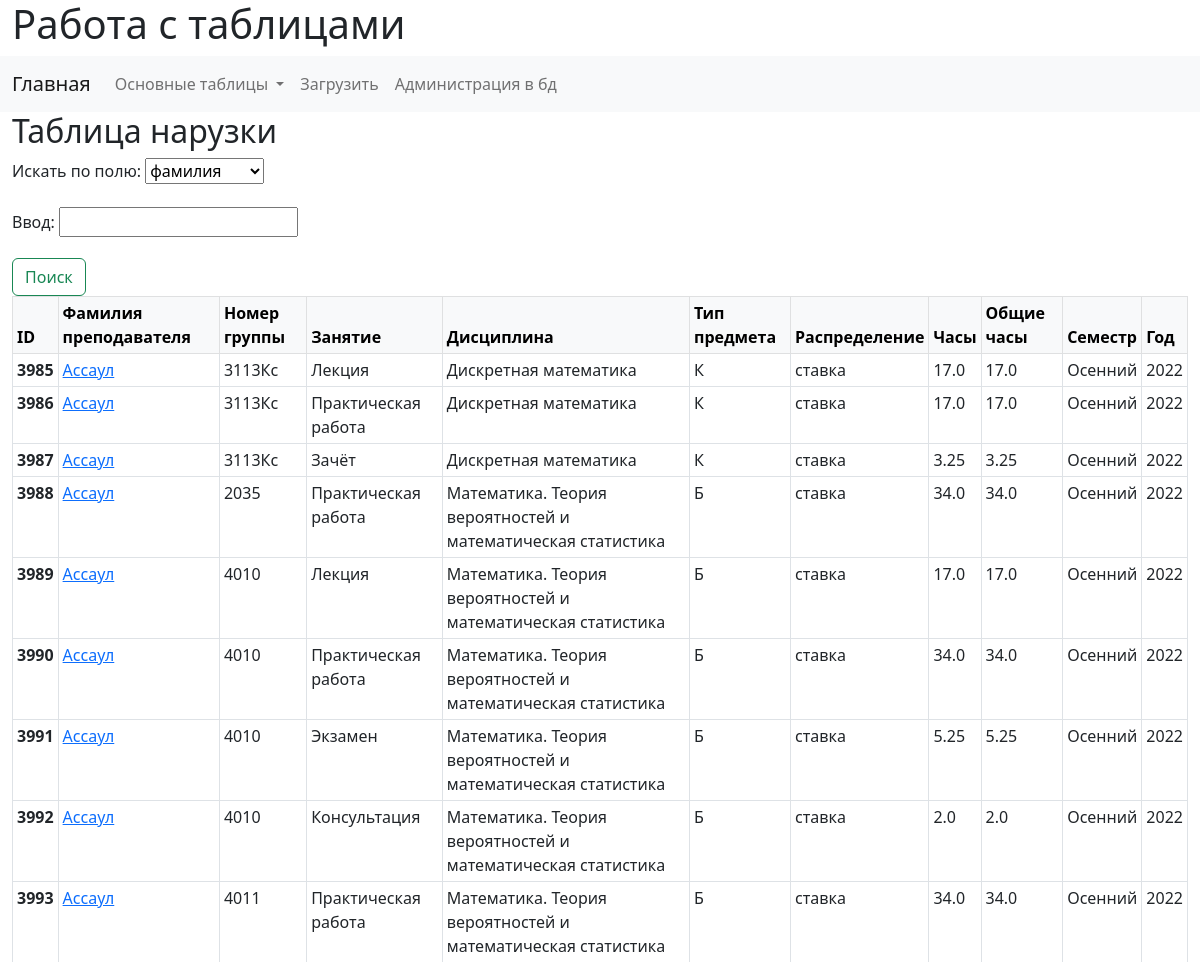
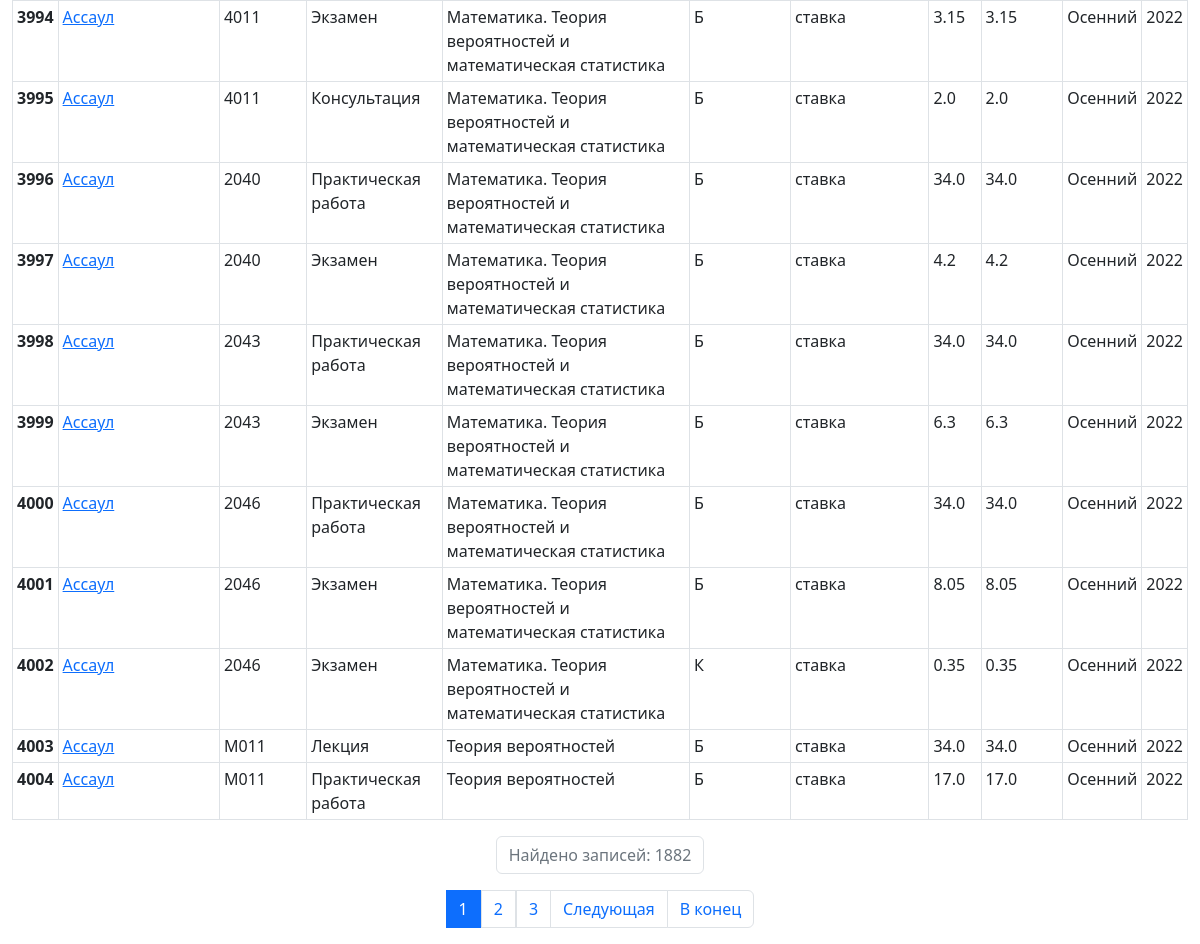
/tables/1/, run on the app's committed database (2 pictures, top to bottom).
### workWithTables/models.py (models this page shows, shortened)
class WorkLoad(models.Model):
    teacher = models.ForeignKey(verbose_name="Преподаватель", to=Teacher, on_delete=models.SET_NULL, null=True, related_name="get_teachers")
    group_name = models.CharField(verbose_name="Номер группы", max_length=10)
    lesson = models.ForeignKey(verbose_name="Занятие", to=Lesson, on_delete=models.SET_NULL, null=True)
    study = models.ForeignKey(verbose_name="Дисциплина", to=Discipline, on_delete=models.SET_NULL, null=True)
    hours_type = models.CharField(verbose_name="Тип предмета", max_length=10)
    hours = models.CharField(verbose_name="Часы", max_length=10)
    hours_total = models.CharField(verbose_name="Общие часы", max_length=10)
    timing = models.CharField(verbose_name="Распределение", max_length=10, null=True)
    semester = models.CharField(verbose_name="Семестр", max_length=10)
    year = models.CharField(verbose_name="Год", max_length=4)
    class Meta:
        verbose_name = 'Нагрузка'
        verbose_name_plural = 'Таблица нагрузки'
        ordering = ['teacher']

class Teacher(models.Model):
    surname = models.CharField(verbose_name="Фамилия", max_length=50)
    name = models.CharField(verbose_name="Имя", max_length=50, null=True)
    second_name = models.CharField(verbose_name="Отчество", max_length=50, null=True)
    birthday_date = models.CharField(verbose_name="Дата рождения", max_length=15, null=True)
    birthday_place = models.CharField(verbose_name="Место рождения", max_length=255, null=True)
    registration_place = models.CharField(verbose_name="Адрес прописки", max_length=255, null=True)
    cur_place = models.CharField(verbose_name="Адрес проживания", max_length=255, null=True)
    phone_number = models.CharField(verbose_name="Номер телефона", max_length=14, null=True)
    passport = models.CharField(verbose_name="Паспорт", max_length=20, null=True)
    TIN = models.CharField(verbose_name="ИНН", max_length=20, null=True)
    INIPA = models.CharField(verbose_name="СНИЛС", max_length=20, null=True)
    job = models.CharField(verbose_name="Должность", max_length=20, null=True)
    academic_degree = models.ManyToManyField(verbose_name="Ученая степень", to=AcademicDegree, related_name='get_teacher')
    academic_rank = models.ManyToManyField(verbose_name="Ученое звание", to=AcademicRank, related_name='get_teacher')
    contract = models.OneToOneField(verbose_name="Номер договора", to=Contract, on_delete=models.SET_NULL, max_length=50, null=True, unique=True, related_name='get_teacher')
    fluor_date = models.CharField(verbose_name="Дата флюорографии", max_length=150, null=True)
    class Meta:
        verbose_name = 'Преподаватель'
        verbose_name_plural = 'Таблица преподавателей'
    def __str__(self):
        return str(self.surname)

class Lesson(models.Model):
    name = models.CharField(
        verbose_name="Наименование занятия",
        max_length=100,
        unique=True)
    class Meta:
        verbose_name = 'Занятие'
        verbose_name_plural = 'Таблица занятий'
    def __str__(self):
        return str(self.name)

class Discipline(models.Model):
    name = models.CharField(
        verbose_name="Наименование дисциплины",
        max_length=100,
        unique=True)
    class Meta:
        verbose_name = 'Дисциплина'
        verbose_name_plural = 'Таблица дисциплин'
    def __str__(self):
        return str(self.name)

### workWithTables/views.py (the view, shortened to what this page needs)
# urls.py: path('tables/1/', WorkLoadView.as_view(), name="workload_table"),
class WorkLoadView(View):
    form = WorkLoadSearchForm
    workLoad = WorkLoad
    template_name = 'workWithTables/tableW.html'
    def get(self, request, *args, **kwargs):
        work_load = self.workLoad.objects.all()
        paginator = Paginator(work_load, 20)
        page_number = request.GET.get('page', 1)
        page_obj = paginator.get_page(page_number)
        return render(request=request, template_name=self.template_name,
            context= {'form': self.form(), 'title': 'Таблица нарузки', 'page_obj': page_obj,})

### workWithTables/forms.py
class WorkLoadSearchForm(forms.Form):
    search_choice = forms.ChoiceField(choices=W_CHOICE_FIELD, label="Искать по ")
    search_input = forms.CharField(max_length=150, label="Ввод ")

### workWithTables/templates/workWithTables/tableW.html (shortened to what this page needs)
{% extends 'base.html' %}
{% block content_control %}
<h2>{{ title }}</h2>
<form class="gt-flex" role="search" method="post">
  <div class="mb-3">
    <label for="{{ form.search_choice.id_for_label }}" class="form-label">Искать по полю: </label>
    {{ form.search_choice }}
  </div>
  <div class="mb-3">
    <label for="{{ form.search_input.id_for_label }}" class="form-label">Ввод: </label>
    {{ form.search_input }}
  </div>
  <button class="btn btn-outline-success" type="submit">Поиск</button>
</form>
{% endblock %}
{% block content %}
<table class="table table-bordered table-response table-sm">
  <thead class="table-light">
      <tr>
          <th scope="col">ID</th>
          <th scope="col">Фамилия преподавателя</th>
          <th scope="col">Номер группы</th>
          <th scope="col">Занятие</th>
          <th scope="col">Дисциплина</th>
          <th scope="col">Тип предмета</th>
          <th scope="col">Распределение</th>
          <th scope="col">Часы</th>
          <th scope="col">Общие часы</th>
          <th scope="col">Семестр</th>
          <th scope="col">Год</th>
      </tr>
  </thead>
  {% for item in page_obj.object_list %}
  <tbody>
      <tr>
          <th scope="row">{{ item.id }}</th>
          <td><a href="{% url 'teacher_card' item.teacher.pk %}">{{item.teacher}}</a></td>
          <td>{{item.group_name}}</td>
          <td>{{item.lesson}}</td>
          <td>{{item.study}}</td>
          <td>{{item.hours_type}}</td>
          <td>{{item.timing}}</td>
          <td>{{item.hours}}</td>
          <td>{{item.hours_total}}</td>
          <td>{{item.semester}}</td>
          <td>{{item.year}}</td>
        </tr>
  </tbody>
  {% endfor %}
</table>
<nav aria-label="Page navigation example">
    <ul class="pagination justify-content-center">
        <li class="page-item">
            <a class="page-link disabled">Найдено записей: {{ page_obj.paginator.count }}</a>
        </li>
    </ul>
</nav>
{% endblock %}

### data on the page
WorkLoad: id "3985", teacher "Ассаул", group_name "3113Кс", lesson "Лекция", study "Дискретная математика", hours_type "К", timing "ставка", hours "17.0", hours_total "17.0", semester "Осенний", year "2022"
WorkLoad: id "3986", teacher "Ассаул", group_name "3113Кс", lesson "Практическая работа", study "Дискретная математика", hours_type "К", timing "ставка", hours "17.0", hours_total "17.0", semester "Осенний", year "2022"
WorkLoad: id "3987", teacher "Ассаул", group_name "3113Кс", lesson "Зачёт", study "Дискретная математика", hours_type "К", timing "ставка", hours "3.25", hours_total "3.25", semester "Осенний", year "2022"
WorkLoad: id "3988", teacher "Ассаул", group_name "2035", lesson "Практическая работа", study "Математика. Теория вероятностей и математическая статистика", hours_type "Б", timing "ставка", hours "34.0", hours_total "34.0", semester "Осенний", year "2022"
WorkLoad: id "3989", teacher "Ассаул", group_name "4010", lesson "Лекция", study "Математика. Теория вероятностей и математическая статистика", hours_type "Б", timing "ставка", hours "17.0", hours_total "17.0", semester "Осенний", year "2022"
WorkLoad: id "3990", teacher "Ассаул", group_name "4010", lesson "Практическая работа", study "Математика. Теория вероятностей и математическая статистика", hours_type "Б", timing "ставка", hours "34.0", hours_total "34.0", semester "Осенний", year "2022"
WorkLoad: id "3991", teacher "Ассаул", group_name "4010", lesson "Экзамен", study "Математика. Теория вероятностей и математическая статистика", hours_type "Б", timing "ставка", hours "5.25", hours_total "5.25", semester "Осенний", year "2022"
WorkLoad: id "3992", teacher "Ассаул", group_name "4010", lesson "Консультация", study "Математика. Теория вероятностей и математическая статистика", hours_type "Б", timing "ставка", hours "2.0", hours_total "2.0", semester "Осенний", year "2022"
WorkLoad: id "3993", teacher "Ассаул", group_name "4011", lesson "Практическая работа", study "Математика. Теория вероятностей и математическая статистика", hours_type "Б", timing "ставка", hours "34.0", hours_total "34.0", semester "Осенний", year "2022"
WorkLoad: id "3994", teacher "Ассаул", group_name "4011", lesson "Экзамен", study "Математика. Теория вероятностей и математическая статистика", hours_type "Б", timing "ставка", hours "3.15", hours_total "3.15", semester "Осенний", year "2022"
WorkLoad: id "3995", teacher "Ассаул", group_name "4011", lesson "Консультация", study "Математика. Теория вероятностей и математическая статистика", hours_type "Б", timing "ставка", hours "2.0", hours_total "2.0", semester "Осенний", year "2022"
WorkLoad: id "3996", teacher "Ассаул", group_name "2040", lesson "Практическая работа", study "Математика. Теория вероятностей и математическая статистика", hours_type "Б", timing "ставка", hours "34.0", hours_total "34.0", semester "Осенний", year "2022"
WorkLoad: id "3997", teacher "Ассаул", group_name "2040", lesson "Экзамен", study "Математика. Теория вероятностей и математическая статистика", hours_type "Б", timing "ставка", hours "4.2", hours_total "4.2", semester "Осенний", year "2022"
WorkLoad: id "3998", teacher "Ассаул", group_name "2043", lesson "Практическая работа", study "Математика. Теория вероятностей и математическая статистика", hours_type "Б", timing "ставка", hours "34.0", hours_total "34.0", semester "Осенний", year "2022"
WorkLoad: id "3999", teacher "Ассаул", group_name "2043", lesson "Экзамен", study "Математика. Теория вероятностей и математическая статистика", hours_type "Б", timing "ставка", hours "6.3", hours_total "6.3", semester "Осенний", year "2022"
WorkLoad: id "4000", teacher "Ассаул", group_name "2046", lesson "Практическая работа", study "Математика. Теория вероятностей и математическая статистика", hours_type "Б", timing "ставка", hours "34.0", hours_total "34.0", semester "Осенний", year "2022"
WorkLoad: id "4001", teacher "Ассаул", group_name "2046", lesson "Экзамен", study "Математика. Теория вероятностей и математическая статистика", hours_type "Б", timing "ставка", hours "8.05", hours_total "8.05", semester "Осенний", year "2022"
WorkLoad: id "4002", teacher "Ассаул", group_name "2046", lesson "Экзамен", study "Математика. Теория вероятностей и математическая статистика", hours_type "К", timing "ставка", hours "0.35", hours_total "0.35", semester "Осенний", year "2022"
WorkLoad: id "4003", teacher "Ассаул", group_name "М011", lesson "Лекция", study "Теория вероятностей", hours_type "Б", timing "ставка", hours "34.0", hours_total "34.0", semester "Осенний", year "2022"
WorkLoad: id "4004", teacher "Ассаул", group_name "М011", lesson "Практическая работа", study "Теория вероятностей", hours_type "Б", timing "ставка", hours "17.0", hours_total "17.0", semester "Осенний", year "2022"

### other printed values
{{ title }} "Таблица нарузки"
{{ page_obj.paginator.count }} "1882"
{{ page_obj.number }} "1"
{{ p }} "2" "3"
